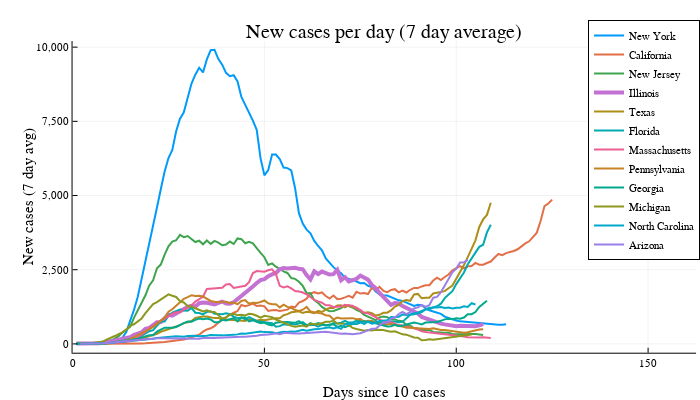

Notebook cell for this chart:
### Code cell
p = @df confirmedByStateTop plot(:daysSince, :Value_new_rolling7, group=:Province_State,
                             legend=:topright, yformatter=fc, lw=lwConfirmed,
                             xlimit=(0, maximum(:daysSince)*1.3),
                             title="New cases per day (7 day average)",
                             ylab="New cases (7 day avg)",
                             xlab="Days since 10 cases"
                             )
